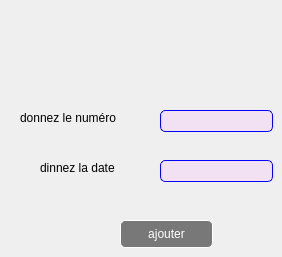
      <widget class="QWidget" name="tab_18">
       <attribute name="title">
        <string>ajouter</string>
       </attribute>
       <widget class="QLineEdit" name="lineEdit_22">
        <property name="geometry">
         <rect>
          <x>160</x>
          <y>110</y>
          <width>113</width>
          <height>22</height>
         </rect>
        </property>
        <property name="styleSheet">
         <string notr="true">QLineEdit{
background-color:rgba(255,170,255,20%);
border:1 solid blue;
border-radius:5px;
color:black;
}</string>
        </property>
       </widget>
       <widget class="QLineEdit" name="lineEdit_23">
        <property name="geometry">
         <rect>
          <x>160</x>
          <y>160</y>
          <width>113</width>
          <height>22</height>
         </rect>
        </property>
        <property name="styleSheet">
         <string notr="true">QLineEdit{
background-color:rgba(255,170,255,20%);
border:1 solid blue;
border-radius:5px;
color:black;
}
</string>
        </property>
       </widget>
       <widget class="QLabel" name="label_24">
        <property name="geometry">
         <rect>
          <x>20</x>
          <y>110</y>
          <width>111</width>
          <height>16</height>
         </rect>
        </property>
        <property name="text">
         <string>donnez le numéro</string>
        </property>
       </widget>
       <widget class="QLabel" name="label_25">
        <property name="geometry">
         <rect>
          <x>40</x>
          <y>160</y>
          <width>81</width>
          <height>16</height>
         </rect>
        </property>
        <property name="text">
         <string>dinnez la date</string>
        </property>
       </widget>
       <widget class="QPushButton" name="pushButton_12">
        <property name="geometry">
         <rect>
          <x>120</x>
          <y>220</y>
          <width>93</width>
          <height>28</height>
         </rect>
        </property>
        <property name="styleSheet">
         <string notr="true">QPushButton{

background-color:rgba(0,0,0,50%);

color:white;

border:1 solid white;

border-radius: 5px;

}</string>
        </property>
        <property name="text">
         <string>ajouter</string>
        </property>
       </widget>
      </widget>
